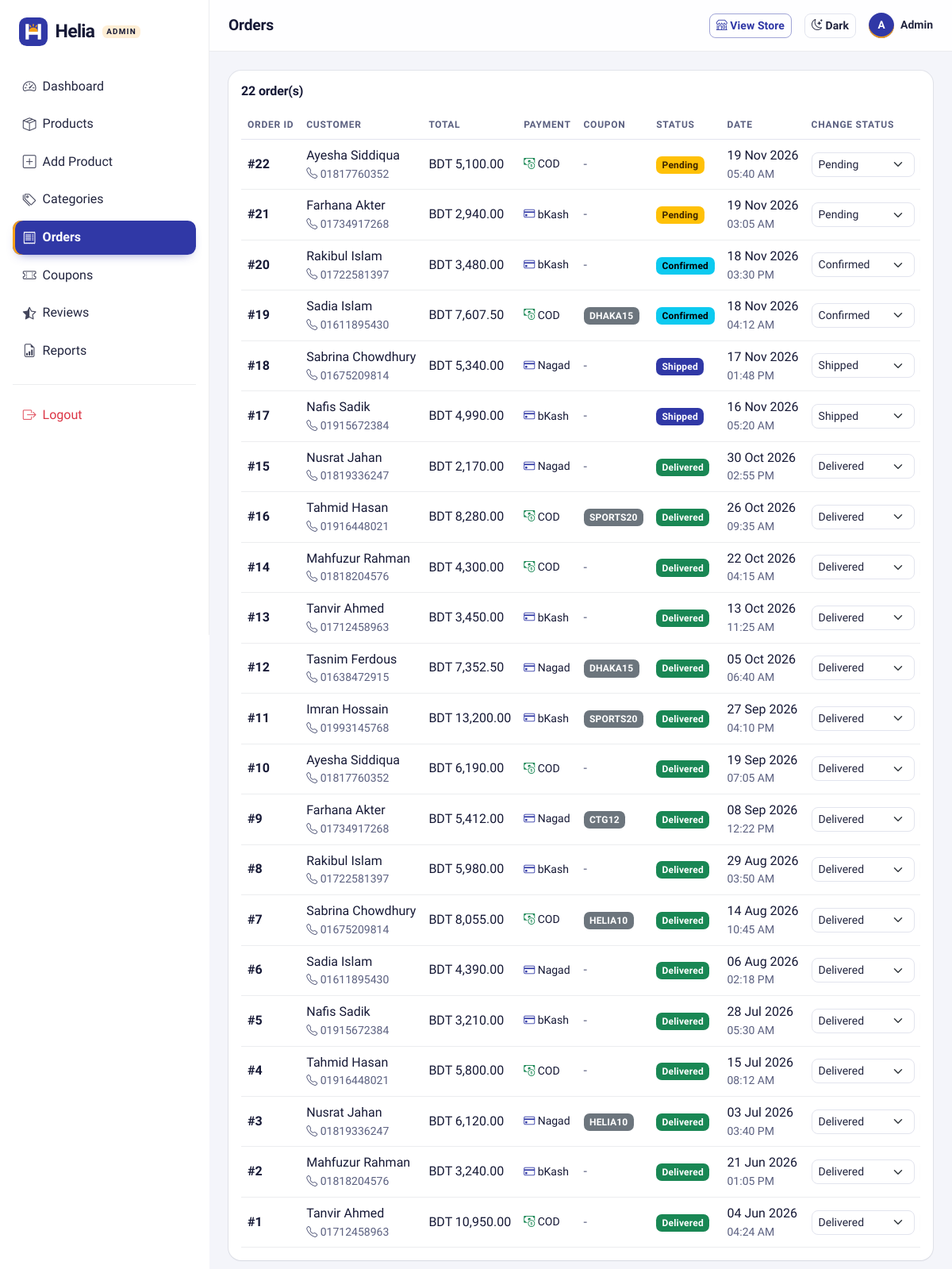
The app's page /admin/orders.php (signed in) with its own data.
### tables this page shows
CREATE TABLE `orders` (
  `id` int(11) NOT NULL,
  `user_id` int(11) DEFAULT NULL,
  `customer_name` varchar(100) NOT NULL,
  `total_amount` decimal(10,2) NOT NULL,
  `coupon_code` varchar(50) DEFAULT NULL,
  `status` enum('Pending','Confirmed','Shipped','Delivered') DEFAULT 'Pending',
  `created_at` timestamp NOT NULL DEFAULT current_timestamp(),
  `phone` varchar(30) DEFAULT '',
  `shipping_address` text DEFAULT NULL,
  `payment_method` varchar(50) DEFAULT 'Cash on Delivery'
);

### config/db.php (called while the page is built, shortened)
<?php
function e($value)
{
    return htmlspecialchars((string) $value, ENT_QUOTES, 'UTF-8');
}

### admin/orders.php (the view, shortened to what this page needs)
<?php
require_once '../config/db.php';
$statuses = ['Pending', 'Confirmed', 'Shipped', 'Delivered'];
$statusColors = [
    'Pending' => 'warning',
    'Confirmed' => 'info',
    'Shipped' => 'primary',
    'Delivered' => 'success',
];
$orders = $pdo->query('
    SELECT id, customer_name, phone, shipping_address, total_amount, coupon_code, payment_method, status, created_at
    FROM orders
    ORDER BY created_at DESC, id DESC
')->fetchAll();
$itemRows = $pdo->query('
    SELECT order_items.order_id, order_items.quantity, order_items.price, order_items.color, products.name
    FROM order_items
    LEFT JOIN products ON products.id = order_items.product_id
    ORDER BY order_items.order_id, order_items.id
')->fetchAll();
$itemsByOrder = [];
foreach ($itemRows as $item) {
    $itemsByOrder[$item['order_id']][] = $item;
}
foreach ($orders as $index => $order) {
    $items = $itemsByOrder[$order['id']] ?? [];
    $itemsTotal = 0;
    foreach ($items as $item) {
        $itemsTotal += $item['quantity'] * $item['price'];
    }
    $paymentMethod = $order['payment_method'] ?: 'Cash on Delivery';
    $orders[$index]['items'] = $items;
    $orders[$index]['items_total'] = $itemsTotal;
    $orders[$index]['discount'] = $itemsTotal - $order['total_amount'];
    $orders[$index]['payment_method'] = $paymentMethod;
    $orders[$index]['payment_short'] = str_replace(['Cash on Delivery', 'Demo Online Payment'], ['COD', 'Online'], $paymentMethod);
    $orders[$index]['is_cod'] = $paymentMethod === 'Cash on Delivery';
}
require_once 'includes/header.php';
?>
<div class="card border-0 shadow-sm">
    <div class="card-body">
        <h2 class="h6 fw-semibold mb-3"><?= count($orders) ?> order(s)</h2>
        <div class="table-responsive">
            <table class="table table-hover align-middle mb-0">
                <thead>
                    <tr>
                        <th class="text-nowrap">Order ID</th>
                        <th>Customer</th>
                        <th>Total</th>
                        <th>Payment</th>
                        <th>Coupon</th>
                        <th>Status</th>
                        <th>Date</th>
                        <th class="text-nowrap">Change Status</th>
                    </tr>
                </thead>
                <tbody>
                    <?php foreach ($orders as $order): ?>
                        <tr>
                            <td class="fw-semibold">#<?= $order['id'] ?></td>
                            <td>
                                <div class="text-nowrap"><?= e($order['customer_name']) ?></div>
                                <div class="small text-body-secondary text-nowrap">
                                    <i class="bi bi-telephone"></i> <?= !empty($order['phone']) ? e($order['phone']) : 'Not provided' ?>
                                </div>
                            </td>
                            <td class="text-nowrap">BDT <?= number_format($order['total_amount'], 2) ?></td>
                            <td class="small text-nowrap" title="<?= e($order['payment_method']) ?>">
                                <i class="bi <?= $order['is_cod'] ? 'bi-cash-coin text-success' : 'bi-credit-card text-primary' ?>"></i>
                                <?= e($order['payment_short']) ?>
                            </td>
                            <td>
                                <?php if (!empty($order['coupon_code'])): ?>
                                    <span class="badge text-bg-secondary"><?= e($order['coupon_code']) ?></span>
                                <?php else: ?>
                                    <span class="text-body-secondary">-</span>
                                <?php endif; ?>
                            </td>
                            <td>
                                <span class="badge text-bg-<?= $statusColors[$order['status']] ?? 'secondary' ?>"><?= e($order['status']) ?></span>
                            </td>
                            <td class="text-nowrap">
                                <div><?= date('d M Y', strtotime($order['created_at'])) ?></div>
                                <div class="small text-body-secondary"><?= date('h:i A', strtotime($order['created_at'])) ?></div>
                            </td>
                            <td>
                                <form method="post" class="d-flex gap-2">
                                    <select name="status" class="form-select form-select-sm status-select" aria-label="Status for order <?= $order['id'] ?>">
                                        <?php foreach ($statuses as $status): ?>
                                            <option value="<?= $status ?>" <?= $order['status'] === $status ? 'selected' : '' ?>><?= $status ?></option>
                                        <?php endforeach; ?>
                                    </select>
                                </form>
                            </td>
                        </tr>
                    <?php endforeach; ?>
                </tbody>
            </table>
        </div>
    </div>
</div>
<?php require_once 'includes/footer.php'; ?>

### assets/css/theme.css (style rules this page uses)
:root, [data-bs-theme=light] { --helia-neel: #3038a6; --helia-neel-rgb: 48, 56, 166; --helia-neel-hover: #262c8c; --helia-neel-deep: #1b1f5c; --helia-neel-deep-rgb: 27, 31, 92; --helia-marigold: #f6a019; --helia-marigold-rgb: 246, 160, 25; --helia-marigold-ink: #3d2500; --helia-canvas: #f4f5fa; --helia-line: rgba(22, 25, 54, 0.08); --helia-line-strong: rgba(22, 25, 54, 0.14); --helia-shadow-sm: 0 0 0 1px var(--helia-line), 0 1px 2px rgba(22, 25, 54, 0.05); --helia-shadow-md: 0 0 0 1px var(--helia-line), 0 8px 20px -10px rgba(22, 25, 54, 0.18); --helia-shadow-lg: 0 0 0 1px var(--helia-line-strong), 0 22px 40px -18px rgba(27, 31, 92, 0.32); --helia-display: 'Anek Bangla', 'Hind Siliguri', system-ui, -apple-system, 'Segoe UI', Roboto, Arial, sans-serif; --helia-mark-tile: #3038a6; --helia-mark-glyph: #ffffff; --helia-mark-sun: #f6a019; --cat-electronics: #3b5bdb; --cat-sports: #2b8a3e; --cat-fashion: #c2255c; --cat-home: #d9480f; --cat-books: #0b7285; --cat-health: #6741d9; --cat-all: #3038a6; --cat-default: #5b6080; --bs-body-font-family: 'Hind Siliguri', system-ui, -apple-system, 'Segoe UI', Roboto, 'Helvetica Neue', Arial, sans-serif; --bs-body-line-height: 1.55; --bs-body-color: #22253f; --bs-body-color-rgb: 34, 37, 63; --bs-emphasis-color: #161936; --bs-emphasis-color-rgb: 22, 25, 54; --bs-secondary-color: #5b6080; --bs-secondary-color-rgb: 91, 96, 128; --bs-tertiary-color: rgba(91, 96, 128, 0.72); --bs-tertiary-color-rgb: 91, 96, 128; --bs-secondary-bg: #ebedf5; --bs-secondary-bg-rgb: 235, 237, 245; --bs-tertiary-bg: #f4f5fa; --bs-tertiary-bg-rgb: 244, 245, 250; --bs-border-color: #e2e4ee; --bs-border-color-translucent: rgba(22, 25, 54, 0.1); --bs-primary: #3038a6; --bs-primary-rgb: 48, 56, 166; --bs-primary-text-emphasis: #1f2470; --bs-primary-bg-subtle: #e6e8f8; --bs-primary-border-subtle: #c3c7ee; --bs-link-color: #3038a6; --bs-link-color-rgb: 48, 56, 166; --bs-link-hover-color: #262c8c; --bs-link-hover-color-rgb: 38, 44, 140; --bs-focus-ring-color: rgba(48, 56, 166, 0.25); --bs-border-radius: 0.625rem; --bs-border-radius-sm: 0.5rem; --bs-border-radius-lg: 0.875rem; --bs-border-radius-xl: 1.25rem; }
body { font-feature-settings: 'kern' 1; -webkit-font-smoothing: antialiased; -moz-osx-font-smoothing: grayscale; text-rendering: optimizeLegibility; }
h1, h2, h3, h4, h5, h6, .h1, .h2, .h3, .h4, .h5, .h6, .display-5, .display-6 { font-family: var(--helia-display); color: var(--bs-emphasis-color); letter-spacing: -0.01em; }
.display-5, .display-6, .h1, h1, .h2, h2, .h3, h3 { font-weight: 700; }
a, .btn, .form-control, .form-select { transition: color 0.15s ease, background-color 0.15s ease, border-color 0.15s ease, box-shadow 0.15s ease; }
.form-control, .form-select { border-color: var(--bs-border-color); }
.card { --bs-card-border-radius: 1rem; --bs-card-inner-border-radius: calc(1rem - 1px); --bs-card-border-color: var(--helia-line); }
.shadow-sm { box-shadow: var(--helia-shadow-sm) !important; }
.badge { --bs-badge-padding-x: 0.62em; --bs-badge-padding-y: 0.42em; --bs-badge-font-weight: 600; --bs-badge-border-radius: 0.45rem; letter-spacing: 0.015em; }
.text-bg-warning { color: #3d2500 !important; }
.table { --bs-table-border-color: var(--helia-line); }
.table > thead th { font-size: 0.75rem; font-weight: 600; text-transform: uppercase; letter-spacing: 0.06em; color: var(--bs-secondary-color); border-bottom-color: var(--bs-border-color); white-space: nowrap; }

### admin/assets/style.css (style rules this page uses)
body { background-color: var(--bs-body-bg); }
.table td, .table th { vertical-align: middle; }
.status-select { min-width: 130px; }

### records on screen
orders: id "22", customer_name "Ayesha Siddiqua", phone "01817760352", total_amount "5,100.00", payment_short "COD", status "Pending", created_at "19 Nov 2026", created_at "05:40 AM"
orders: id "21", customer_name "Farhana Akter", phone "01734917268", total_amount "2,940.00", payment_method "bKash", status "Pending", created_at "19 Nov 2026", created_at "03:05 AM"
orders: id "20", customer_name "Rakibul Islam", phone "01722581397", total_amount "3,480.00", payment_method "bKash", status "Confirmed", created_at "18 Nov 2026", created_at "03:30 PM"
orders: id "19", customer_name "Sadia Islam", phone "01611895430", total_amount "7,607.50", payment_short "COD", coupon_code "DHAKA15", status "Confirmed", created_at "18 Nov 2026", created_at "04:12 AM"
orders: id "18", customer_name "Sabrina Chowdhury", phone "01675209814", total_amount "5,340.00", payment_method "Nagad", status "Shipped", created_at "17 Nov 2026", created_at "01:48 PM"
orders: id "17", customer_name "Nafis Sadik", phone "01915672384", total_amount "4,990.00", payment_method "bKash", status "Shipped", created_at "16 Nov 2026", created_at "05:20 AM"
orders: id "15", customer_name "Nusrat Jahan", phone "01819336247", total_amount "2,170.00", payment_method "Nagad", status "Delivered", created_at "30 Oct 2026", created_at "02:55 PM"
orders: id "16", customer_name "Tahmid Hasan", phone "01916448021", total_amount "8,280.00", payment_short "COD", coupon_code "SPORTS20", status "Delivered", created_at "26 Oct 2026", created_at "09:35 AM"
orders: id "14", customer_name "Mahfuzur Rahman", phone "01818204576", total_amount "4,300.00", payment_short "COD", status "Delivered", created_at "22 Oct 2026", created_at "04:15 AM"
orders: id "13", customer_name "Tanvir Ahmed", phone "01712458963", total_amount "3,450.00", payment_method "bKash", status "Delivered", created_at "13 Oct 2026", created_at "11:25 AM"
orders: id "12", customer_name "Tasnim Ferdous", phone "01638472915", total_amount "7,352.50", payment_method "Nagad", coupon_code "DHAKA15", status "Delivered", created_at "05 Oct 2026", created_at "06:40 AM"
orders: id "11", customer_name "Imran Hossain", phone "01993145768", total_amount "13,200.00", payment_method "bKash", coupon_code "SPORTS20", status "Delivered", created_at "27 Sep 2026", created_at "04:10 PM"
orders: id "10", customer_name "Ayesha Siddiqua", phone "01817760352", total_amount "6,190.00", payment_short "COD", status "Delivered", created_at "19 Sep 2026", created_at "07:05 AM"
orders: id "9", customer_name "Farhana Akter", phone "01734917268", total_amount "5,412.00", payment_method "Nagad", coupon_code "CTG12", status "Delivered", created_at "08 Sep 2026", created_at "12:22 PM"
orders: id "8", customer_name "Rakibul Islam", phone "01722581397", total_amount "5,980.00", payment_method "bKash", status "Delivered", created_at "29 Aug 2026", created_at "03:50 AM"
orders: id "7", customer_name "Sabrina Chowdhury", phone "01675209814", total_amount "8,055.00", payment_short "COD", coupon_code "HELIA10", status "Delivered", created_at "14 Aug 2026", created_at "10:45 AM"
orders: id "6", customer_name "Sadia Islam", phone "01611895430", total_amount "4,390.00", payment_method "Nagad", status "Delivered", created_at "06 Aug 2026", created_at "02:18 PM"
orders: id "5", customer_name "Nafis Sadik", phone "01915672384", total_amount "3,210.00", payment_method "bKash", status "Delivered", created_at "28 Jul 2026", created_at "05:30 AM"
orders: id "4", customer_name "Tahmid Hasan", phone "01916448021", total_amount "5,800.00", payment_short "COD", status "Delivered", created_at "15 Jul 2026", created_at "08:12 AM"
orders: id "3", customer_name "Nusrat Jahan", phone "01819336247", total_amount "6,120.00", payment_method "Nagad", coupon_code "HELIA10", status "Delivered", created_at "03 Jul 2026", created_at "03:40 PM"
orders: id "2", customer_name "Mahfuzur Rahman", phone "01818204576", total_amount "3,240.00", payment_method "bKash", status "Delivered", created_at "21 Jun 2026", created_at "01:05 PM"
orders: id "1", customer_name "Tanvir Ahmed", phone "01712458963", total_amount "10,950.00", payment_short "COD", status "Delivered", created_at "04 Jun 2026", created_at "04:24 AM"

### other values on screen
$tag "ADMIN"
$item[0] "Dashboard"
$item[0] "Products"
$item[0] "Add Product"
$item[0] "Categories"
$item[0] "Orders"
$item[0] "Coupons"
$item[0] "Reviews"
$item[0] "Reports"
$pageTitle "Orders"
substr($_SESSION['admin_name'], 0, 1) "A"
$_SESSION['admin_name'] "Admin"
count($orders) "22"
